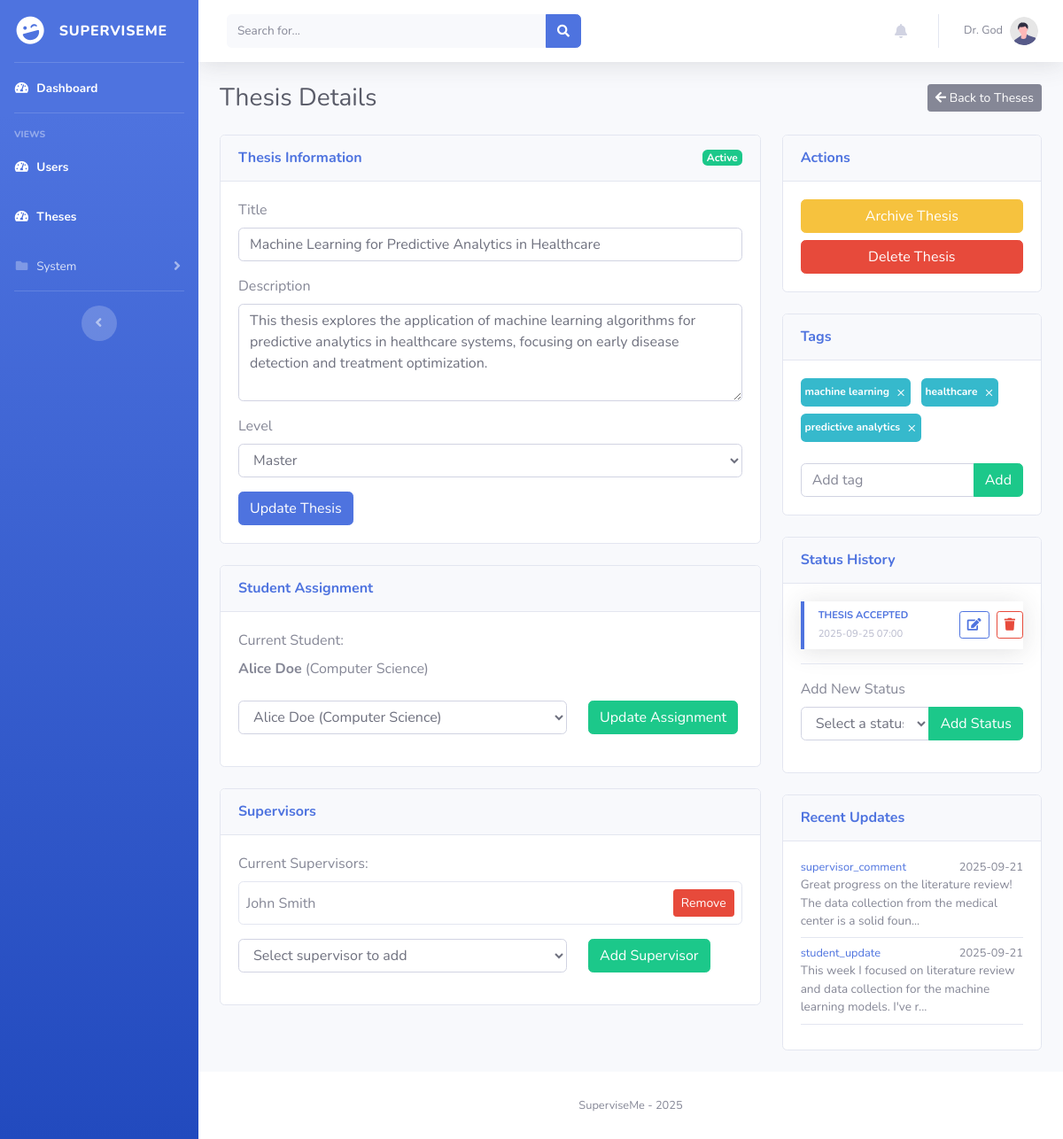
/admin/thesis/1 (signed in), run on an earlier commit of the app's database.
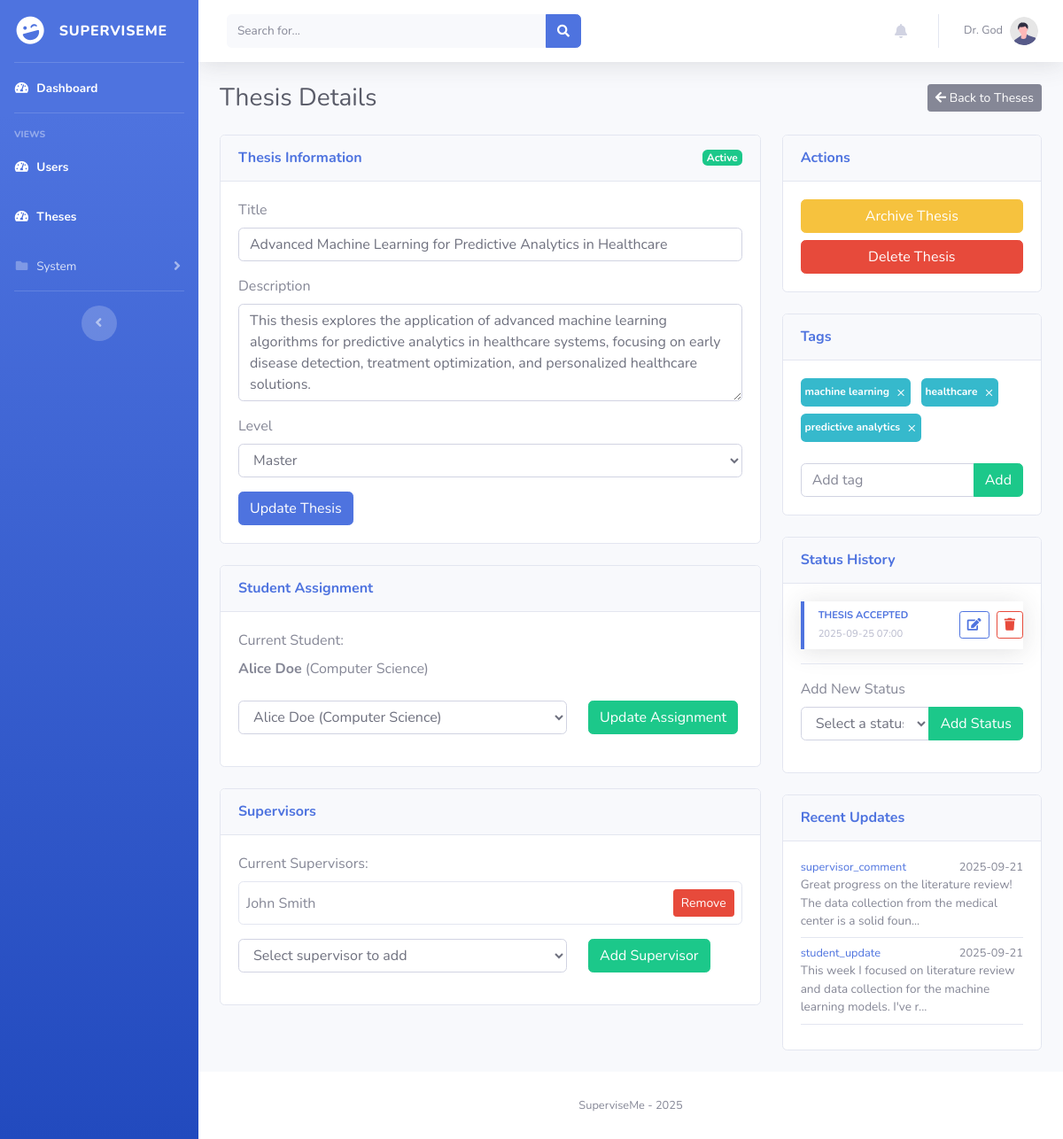
And on a later commit of the database.
### superviseme/models.py (models this page shows)
class Thesis(db.Model):
    __tablename__ = "thesis"
    id = db.Column(db.Integer, primary_key=True)
    title = db.Column(db.String(100), nullable=False)
    description = db.Column(db.Text, nullable=False)
    author_id = db.Column(db.Integer, db.ForeignKey("user_mgmt.id"), nullable=True)
    frozen = db.Column(db.Boolean, default=False)
    level = db.Column(db.Text, nullable=True)
    created_at = db.Column(db.Integer, nullable=False)

### superviseme/routes/admin.py (the view)
@admin.route("/admin/thesis/<int:thesis_id>")
@login_required
def thesis_detail(thesis_id):
    privilege_check = check_privileges(current_user.username, role="admin")
    if privilege_check is not True:
        return privilege_check
    thesis = Thesis.query.get_or_404(thesis_id)
    author = User_mgmt.query.get(thesis.author_id) if thesis.author_id else None
    supervisors_rel = Thesis_Supervisor.query.filter_by(thesis_id=thesis_id).all()
    supervisors = [User_mgmt.query.get(rel.supervisor_id) for rel in supervisors_rel]
    status_history = Thesis_Status.query.filter_by(thesis_id=thesis_id).order_by(Thesis_Status.updated_at.desc()).all()
    tags = Thesis_Tag.query.filter_by(thesis_id=thesis_id).all()
    updates = Thesis_Update.query.filter_by(thesis_id=thesis_id).order_by(Thesis_Update.created_at.desc()).all()
    students = User_mgmt.query.filter_by(user_type="student").all()
    all_supervisors = User_mgmt.query.filter_by(user_type="supervisor").all()
    return render_template("/admin/thesis_detail.html",
                         current_user=current_user,
                         thesis=thesis,
                         author=author,
                         supervisors=supervisors,
                         status_history=status_history,
                         tags=tags,
                         updates=updates,
                         students=students,
                         all_supervisors=all_supervisors,
                         datetime=datetime.datetime)

### superviseme/utils/logging_config.py (called while the page is built)
def log_request_response(app, loggers):
    @app.before_request
    def log_request_info():
        loggers['access_logger'].info("Request started", extra={
            'event_type': 'request_start',
            'endpoint': request.endpoint,
            'url_rule': str(request.url_rule) if request.url_rule else None,
            'content_length': request.content_length,
            'content_type': request.content_type
        })
    @app.after_request
    def log_response_info(response):
        loggers['access_logger'].info("Request completed", extra={
            'event_type': 'request_end',
            'status_code': response.status_code,
            'content_length': response.content_length,
            'content_type': response.content_type
        })
        return response

### superviseme/utils/miscellanea.py (called while the page is built, shortened)
def check_privileges(username, role="admin"):
    user = User_mgmt.query.filter_by(username=username).first()
    if not user:
        abort(404)
    return True

### superviseme/templates/admin/thesis_detail.html (shortened to what the changed rows need)
{% include 'admin/components/header.html' %}
<body id="page-top">
    <div id="wrapper">
        <div id="content-wrapper" class="d-flex flex-column">
            <div id="content">
                <div class="container-fluid">
                    <div class="d-sm-flex align-items-center justify-content-between mb-4">
                        <h1 class="h3 mb-0 text-gray-800">Thesis Details</h1>
                    </div>
                    <div class="row">
                        <div class="col-xl-8 col-lg-8">
                            <div class="card mb-4">
                                <div class="card-body">
                                    <form action="/admin/update_thesis" method="POST">
                                        <div class="form-group">
                                            <label for="title">Title</label>
                                            <input type="text" class="form-control" id="title" name="title" value="{{ thesis.title }}">
                                        </div>
                                        <div class="form-group">
                                            <label for="description">Description</label>
                                            <textarea class="form-control" id="description" name="description" rows="4">{{ thesis.description }}</textarea>
                                        </div>
                                        <div class="form-group">
                                            <label for="level">Level</label>
                                            <select class="form-control" id="level" name="level">
                                                <option value="master" {% if thesis.level == 'master' %}selected{% endif %}>Master</option>
                                            </select>
                                        </div>
                                    </form>
                                </div>
                            </div>
                        </div>
                    </div>
                </div>
            </div>
            {% include 'admin/components/footer.html' %}
</body>
</html>

What changed in the data, as far as the page shows it:
changed Thesis "Master": title "Machine Learning for Predictive Analytics in Healthcare" → "Advanced Machine Learning for Predictive Analytics in Healthcare"; description "…explores the application of machine learning algorithms for predictive analytics in healthcare systems, focusing on early disease detection and treatment optimization." → "…explores the application of advanced machine learning algorithms for predictive analytics in healthcare systems, focusing on early disease detection, treatment optimization, and personalized healthcare solutions."
